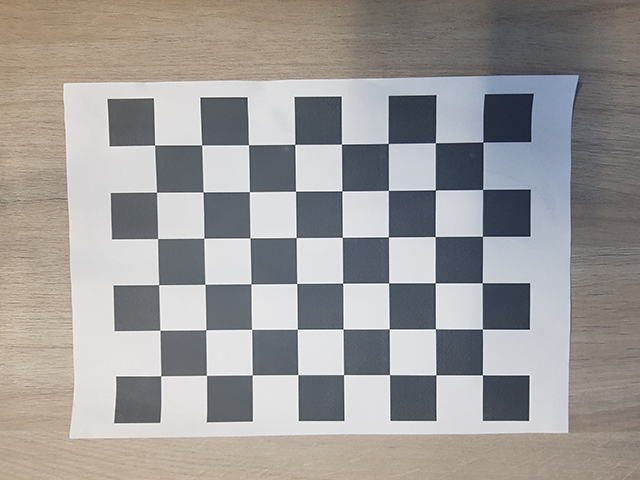
#> input picture camera-calibration/images/20210308_120028.png, 640 x 480 px; its folder holds only this picture in this run
$ python calibrate.py
#> lines starting #> are read from the running program, lines starting #| are printed output that depends on the picture; after the words box and inside, x2 and y2 are one past the last pixel; in counts of white or black regions, pixels touching at a corner belong together; long printed decimals are rounded
import numpy as np
import cv2 as cv
import glob

# termination criteria
criteria = (cv.TERM_CRITERIA_EPS + cv.TERM_CRITERIA_MAX_ITER, 30, 0.001)

# prepare object points, like (0,0,0), (1,0,0), (2,0,0) ....,(6,5,0)
objp = np.zeros((6*8,3), np.float32)
objp[:,:2] = np.mgrid[0:8,0:6].T.reshape(-1,2)

# Arrays to store object points and image points from all the images.
objpoints = [] # 3d point in real world space
imgpoints = [] # 2d points in image plane.
images = glob.glob('images/*.png')
for fname in images:
    img = cv.imread(fname)
#> img is the input picture: shape (480, 640, 3); mean B, G, R 152.6, 154, 156.9
    gray = cv.cvtColor(img, cv.COLOR_BGR2GRAY)
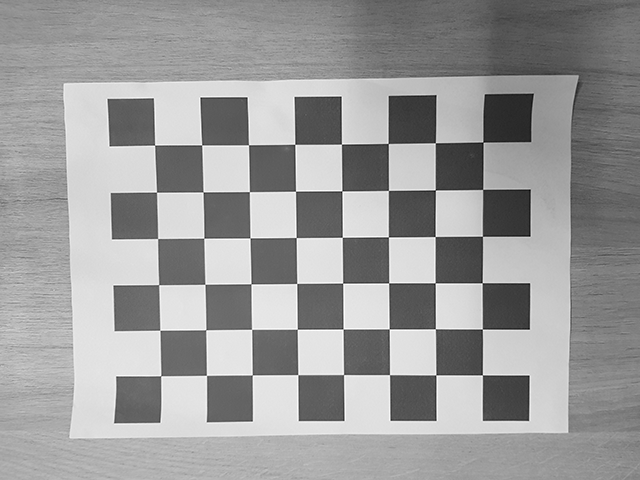
#> gray: shape (480, 640); min 1, max 255, mean 154.7
    # Find the chess board corners
    ret, corners = cv.findChessboardCorners(gray, (8,6), None)
#> ret = True; corners = 48 rows, first 8: [154.6, 145.1], [201.7, 144.9], [248.5, 144.8], [294.8, 144.3], [341.4, 144.1], [388.2, 143.5], [435.3, 142.8], [482.8, 142.1]
    # If found, add object points, image points (after refining them)
    if ret == True:
        objpoints.append(objp)
        corners2 = cv.cornerSubPix(gray,corners, (11,11), (-1,-1), criteria)
#> corners2 = 48 rows, first 8: [154.6, 145.1], [201.7, 144.9], [248.5, 144.7], [294.8, 144.3], [341.4, 144.1], [388.3, 143.4], [435.3, 142.7], [483, 142]
        imgpoints.append(corners)
        # Draw and display the corners
        cv.drawChessboardCorners(img, (8,6), corners2, ret)
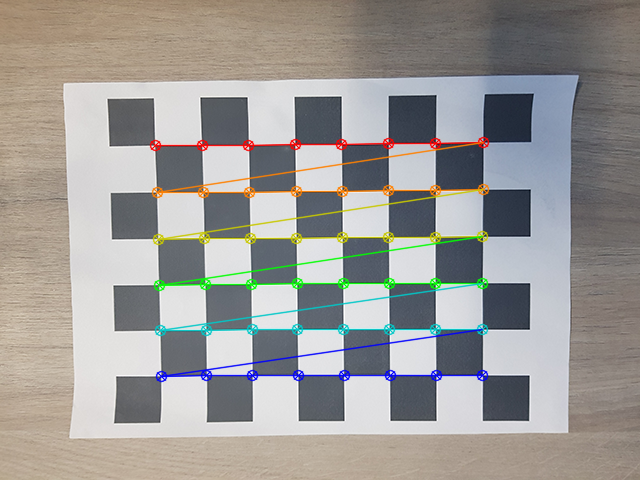
#> img: shape (480, 640, 3); 4.71% of pixels changed, all inside (x1, y1, x2, y2) = (149, 136, 490, 383)
        cv.imshow(fname, img)
        cv.waitKey(500)

ret, mtx, dist, rvecs, tvecs = cv.calibrateCamera(objpoints, imgpoints, gray.shape[::-1], None, None)
#> ret = 0.112; mtx = [[964.2, 0, 328.3], [0, 970.8, 211.7], [0, 0, 1]]; dist = [[0.231, 1.48, -0.00566, 0.00292, -30.65]]; rvecs = ([0.0909, 0.0263, -0.00896],); tvecs = ([-3.72, -1.41, 20.82],)

print("Internal parameters K\n", mtx)
#| Internal parameters K
#|  [[964.245   0.         328.252]
#|  [  0.         970.808 211.706]
#|  [  0.           0.           1.        ]]

print("Distortion Coefficients\n", dist)
#| Distortion Coefficients
#|  [[ 2.31291197e-01  1.47854842e+00 -5.66272213e-03  2.91789262e-03
#|   -3.06525657e+01]]

# Extrinsic parameters for each image
for fname, r, t in zip(images, rvecs, tvecs):
    R, _ = cv.Rodrigues(r) # transforms rotation vector to rotation matrix

    print("Extrinsic for image '", fname, "'\n")
    print("Rotation matrix K\n", R)

    print("Translation vector t\n", t)

    P = mtx.dot( np.concatenate((R, t), axis=1) ) # P = K [R | t]
    print("Projection matrix P\n", P)

    print("\n\n")
#> this loop made 1 pass
#> (fname, r, t) on pass 1: ('images/20210308_120028.png', [0.0909, 0.0263, -0.00896], [-3.72, -1.41, 20.82])
#| Extrinsic for image ' images/20210308_120028.png '
#| Rotation matrix K
#|  [[ 0.9996   0.01014  0.02588]
#|  [-0.007751   0.9958  -0.09088]
#|  [-0.02669  0.09065  0.9955]]
#| Translation vector t
#|  [[-3.716]
#|  [-1.411]
#|  [20.823]]
#| Projection matrix P
#> (further printed lines are left out)

$ run again, on camera-calibration/images/20210308_120053.png
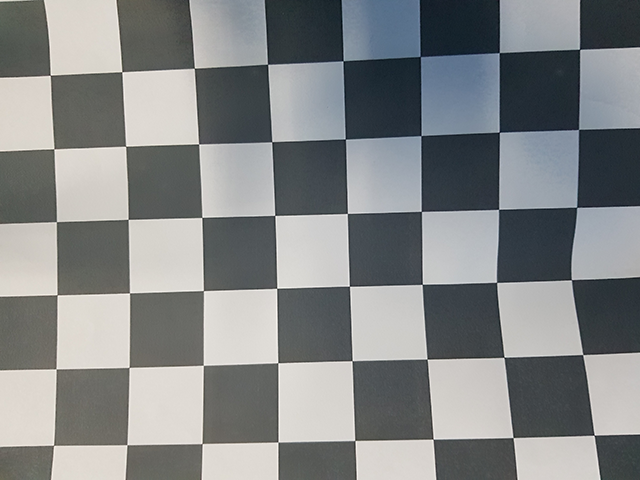
#> input picture camera-calibration/images/20210308_120053.png, 640 x 480 px
#> img is the input picture: shape (480, 640, 3); mean B, G, R 134.8, 134.3, 131.6
#> `gray = cv.cvtColor(img, cv.COLOR_BGR2GRAY)`:
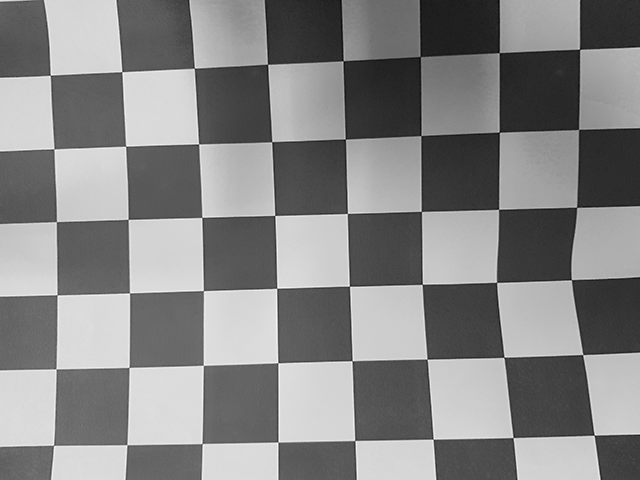
#> gray: shape (480, 640); min 2, max 255, mean 133.5
#> `ret, corners = cv.findChessboardCorners(gray, (8,6), None)`: ret = True; corners = 48 rows, first 8: [50.07, 75.13], [121.8, 71.77], [194.3, 68.05], [267.6, 64.24], [343.1, 60.68], [420.3, 56.48], [499.4, 52.5], [579.5, 49.45]
#> corners2 = 48 rows, first 8: [50.26, 75.23], [121.8, 71.7], [194.4, 68.26], [267.6, 64.26], [343.1, 60.76], [420.3, 56.52], [499.3, 52.59], [579.5, 49.29]
#> `cv.drawChessboardCorners(img, (8,6), corners2, ret)`:
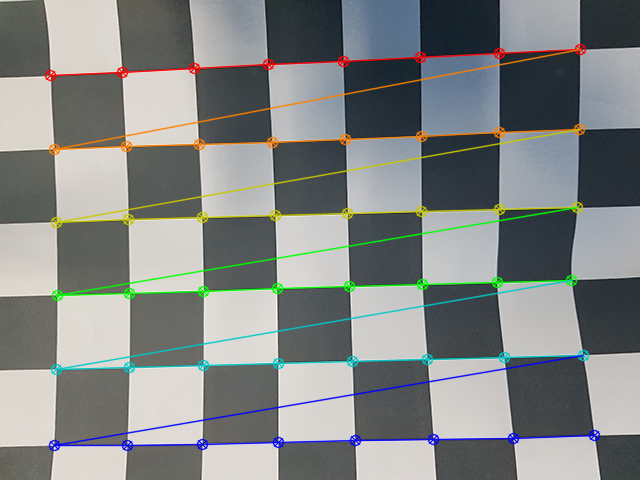
#> img: shape (480, 640, 3); 6.9% of pixels changed, all inside (x1, y1, x2, y2) = (44, 43, 601, 452)
#> `ret, mtx, dist, rvecs, tvecs = cv.calibrateCamera(objpoints, imgpoints..`: ret = 2.66; mtx = [[1881.6, 0, 304.6], [0, 1897.2, 253.9], [0, 0, 1]]; dist = [[10.42, -683.9, -0.0151, 0.0304, 14532.8]]; rvecs = ([-0.101, 0.066, -0.0276],); tvecs = ([-3.46, -2.42, 26.85],)
#| Internal parameters K
#|  [[1.88155763e+03 0.00000000e+00 3.04553682e+02]
#|  [0.00000000e+00 1.89718303e+03 2.53857928e+02]
#|  [0.00000000e+00 0.00000000e+00 1.00000000e+00]]
#| Distortion Coefficients
#|  [[ 1.04159138e+01 -6.83887637e+02 -1.50644528e-02  3.03514909e-02
#|    1.45327947e+04]]
#> the loop `for fname, r, t in zip(images, rvecs, tvecs):` made 1 pass
#> (fname, r, t) on pass 1: ('images/20210308_120053.png', [-0.101, 0.066, -0.0276], [-3.46, -2.42, 26.85])
#> (printed output is left out)

$ run again, on camera-calibration/images/20210308_120127.png
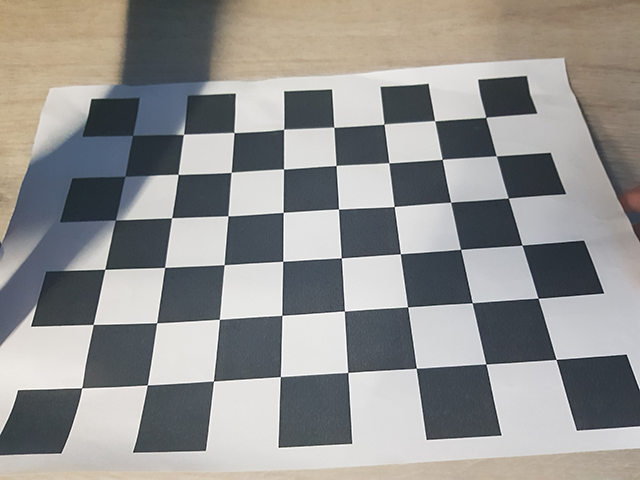
#> input picture camera-calibration/images/20210308_120127.png, 640 x 480 px
#> img is the input picture: shape (480, 640, 3); mean B, G, R 144.5, 146.3, 146.9
#> `gray = cv.cvtColor(img, cv.COLOR_BGR2GRAY)`:
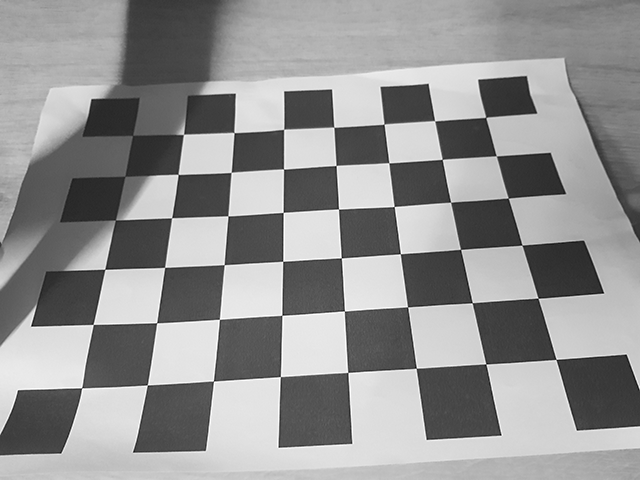
#> gray: shape (480, 640); min 0, max 255, mean 146.3
#> `ret, corners = cv.findChessboardCorners(gray, (8,6), None)`: ret = True; corners = 48 rows, first 8: [132.6, 135.5], [183.6, 134.4], [234, 132.6], [283.7, 129.3], [334, 127.2], [383.9, 124.1], [434.5, 120.7], [485.7, 117.2]
#> corners2 = 48 rows, first 8: [132.6, 135.3], [183.3, 134.3], [233.9, 132.5], [283.7, 129.2], [333.8, 127.2], [384, 124.1], [434.7, 120.7], [485.7, 117.3]
#> `cv.drawChessboardCorners(img, (8,6), corners2, ret)`:
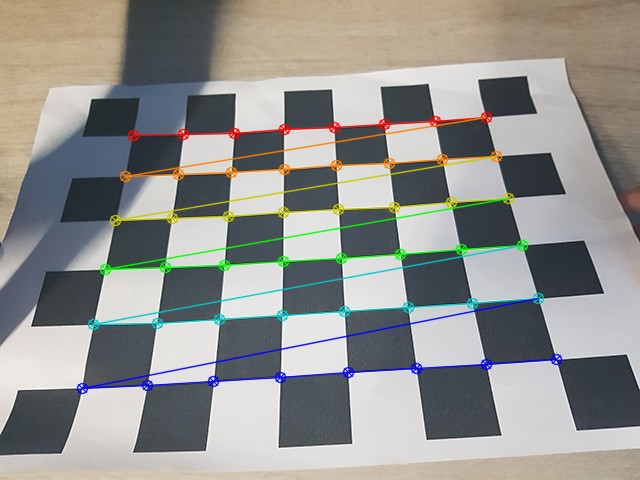
#> img: shape (480, 640, 3); 5.6% of pixels changed, all inside (x1, y1, x2, y2) = (76, 111, 563, 395)
#> `ret, mtx, dist, rvecs, tvecs = cv.calibrateCamera(objpoints, imgpoints..`: ret = 0.626; mtx = [[793.7, 0, 418.7], [0, 1111.3, 225.9], [0, 0, 1]]; dist = [[0.197, 0.402, -0.0288, 0.0751, -2.32]]; rvecs = ([-0.949, -0.0901, -0.103],); tvecs = ([-5.64, -1.17, 14.88],)
#| Internal parameters K
#|  [[7.93688727e+02 0.00000000e+00 4.18684560e+02]
#|  [0.00000000e+00 1.11129684e+03 2.25897500e+02]
#|  [0.00000000e+00 0.00000000e+00 1.00000000e+00]]
#| Distortion Coefficients
#|  [[ 0.1968  0.4018 -0.0288  0.0751 -2.324]]
#> the loop `for fname, r, t in zip(images, rvecs, tvecs):` made 1 pass
#> (fname, r, t) on pass 1: ('images/20210308_120127.png', [-0.949, -0.0901, -0.103], [-5.64, -1.17, 14.88])
#> (printed output is left out)
